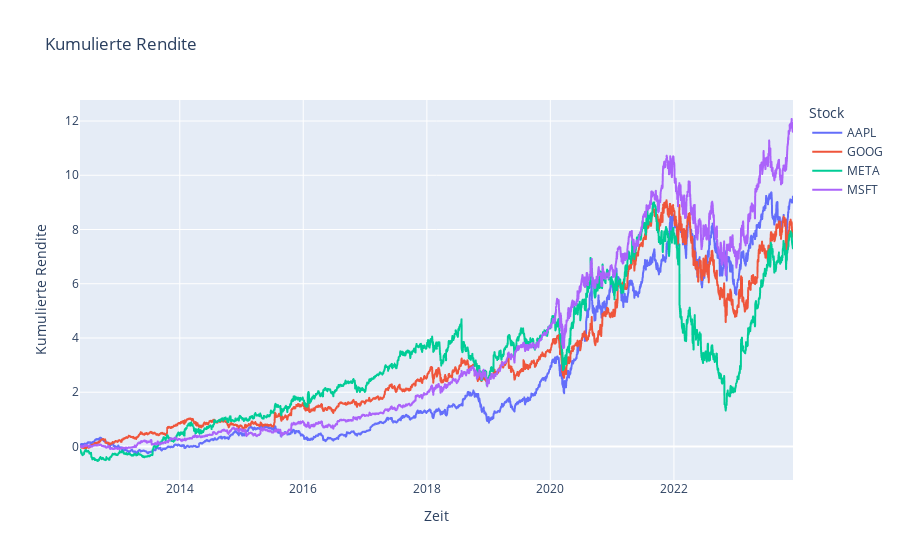

The cell this chart's notebook holds for it:
### Code cell
px.line(df_cumulative_returns, 
        x = 'Date', 
        y = ['AAPL', 'GOOG', 'META', 'MSFT'],
        labels = {'value': 'Kumulierte Rendite',
                  'Date': 'Zeit',
                  'variable': 'Stock'},
        title = 'Kumulierte Rendite')

### Figure 1 — Plotly figure (JSON) as saved in the notebook; plotly's stock layout.template omitted (floating-point values rounded to 4 significant figures; data arrays with more than 128 entries replaced by an {"elided": "..."} marker saying what was removed)
{"data": [{"hovertemplate": "Stock=AAPL<br>Zeit=%{x}<br>Kumulierte Rendite=%{y}<extra></extra>", "legendgroup": "AAPL", "line": {"color": "#636efa", "dash": "solid"}, "marker": {"symbol": "circle"}, "mode": "lines", "name": "AAPL", "showlegend": true, "type": "scattergl", "x": {"elided": "2906 str values"}, "xaxis": "x", "y": {"elided": "2906 float values"}, "yaxis": "y"}, {"hovertemplate": "Stock=GOOG<br>Zeit=%{x}<br>Kumulierte Rendite=%{y}<extra></extra>", "legendgroup": "GOOG", "line": {"color": "#EF553B", "dash": "solid"}, "marker": {"symbol": "circle"}, "mode": "lines", "name": "GOOG", "showlegend": true, "type": "scattergl", "x": {"elided": "2906 str values"}, "xaxis": "x", "y": {"elided": "2906 float values"}, "yaxis": "y"}, {"hovertemplate": "Stock=META<br>Zeit=%{x}<br>Kumulierte Rendite=%{y}<extra></extra>", "legendgroup": "META", "line": {"color": "#00cc96", "dash": "solid"}, "marker": {"symbol": "circle"}, "mode": "lines", "name": "META", "showlegend": true, "type": "scattergl", "x": {"elided": "2906 str values"}, "xaxis": "x", "y": {"elided": "2906 float values"}, "yaxis": "y"}, {"hovertemplate": "Stock=MSFT<br>Zeit=%{x}<br>Kumulierte Rendite=%{y}<extra></extra>", "legendgroup": "MSFT", "line": {"color": "#ab63fa", "dash": "solid"}, "marker": {"symbol": "circle"}, "mode": "lines", "name": "MSFT", "showlegend": true, "type": "scattergl", "x": {"elided": "2906 str values"}, "xaxis": "x", "y": {"elided": "2906 float values"}, "yaxis": "y"}], "layout": {"legend": {"title": {"text": "Stock"}, "tracegroupgap": 0}, "title": {"text": "Kumulierte Rendite"}, "xaxis": {"anchor": "y", "domain": [0, 1], "title": {"text": "Zeit"}}, "yaxis": {"anchor": "x", "domain": [0, 1], "title": {"text": "Kumulierte Rendite"}}}}
